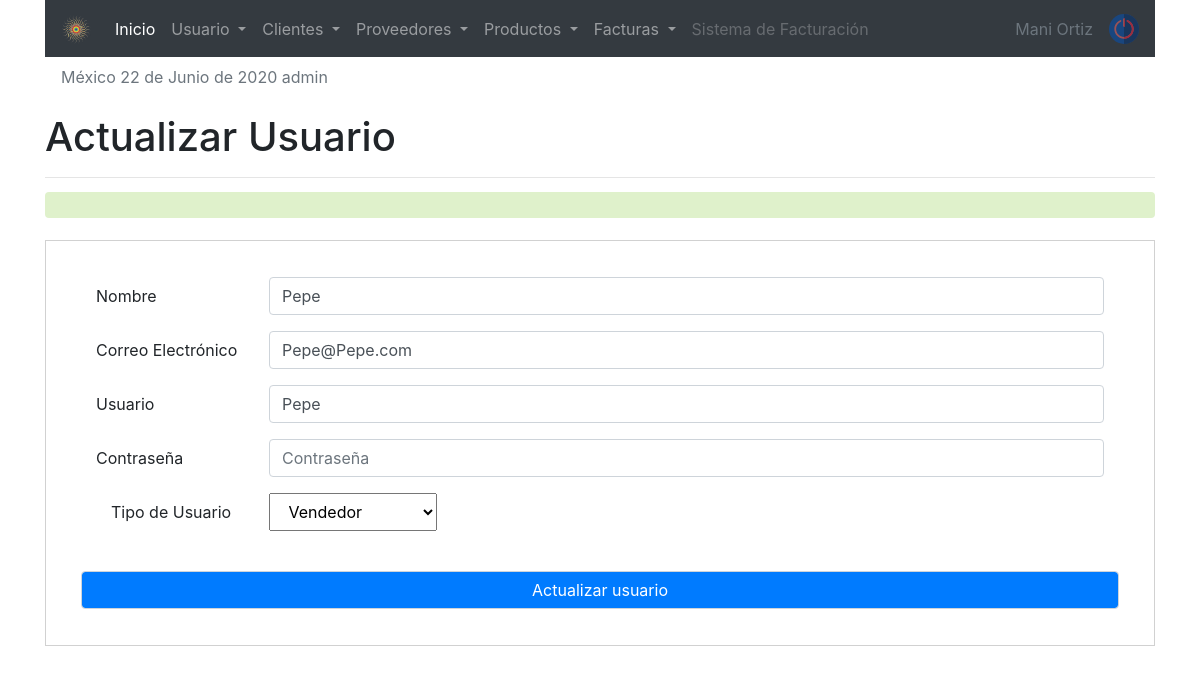
The app's page /sistema/editar_usuario.php?id=8 (signed in) with its own data.
### tables this page shows
CREATE TABLE `usuario` (
  `idusuario` int(11) NOT NULL,
  `nombre` varchar(50) DEFAULT NULL,
  `correo` varchar(100) DEFAULT NULL,
  `usuario` varchar(15) DEFAULT NULL,
  `clave` varchar(100) DEFAULT NULL,
  `rol` int(11) DEFAULT NULL,
  `estatus` int(11) NOT NULL DEFAULT 1
);

CREATE TABLE `rol` (
  `idrol` int(11) NOT NULL,
  `rol` varchar(20) DEFAULT NULL
);

### sistema/editar_usuario.php (the view, shortened to what this page needs)
<?php
include "../conexion.php";
$iduser = $_GET['id'];
$sql = mysqli_query($conection, "SELECT u.idusuario, u.nombre,u.correo,u.usuario, (u.rol) as idrol, (r.rol) as rol
FROM usuario u
INNER JOIN rol r
on u.rol = r.idrol
WHERE idusuario= $iduser");
$result_sql = mysqli_num_rows($sql);
if($result_sql == 0){
    header('Location: lista_usuarios.php');
}else{
    $option = '';
    while($data  = mysqli_fetch_array($sql)){
        $nombre  = $data['nombre'];
        $correo  = $data['correo'];
        $usuario = $data['usuario'];
        $idrol   = $data['idrol'];
        $rol     = $data['rol'];
        if($idrol == 1){
            $option = '<option value="'.$idrol.'" select>'.$rol.'</option>';
        }elseif ( $idrol == 2 ){
            $option = '<option value="'.$idrol.'" select>'.$rol.'</option>';
        }elseif( $idrol == 3){
            $option = '<option value="'.$idrol.'" select>'.$rol.'</option>';
        }
    }
}
?>
<!doctype html>
<html lang="en">
    <link rel="stylesheet" href="css/style1.css">
  <head>
    <?php include "includes/scripts.php" ?>
  </head>
  <body>
  <?php include "includes/header.php" ?>
<section id="container">
<div class="container">
<div class="form_refister">
    <h1>Actualizar Usuario</h1>
    <hr>
    <div class="alert"><?php echo isset($alert) ? $alert : ''; ?></div>
    <form action="" method="post">
  <div class="form-group row">
    <label for="nombre" class="col-sm-2 col-form-label">Nombre  </label>
    <div class="col-sm-10">
      <input type="text" name="nombre" class="form-control" id="nombre" placeholder="Nombre " value="<?php echo $nombre; ?>">
    </div>
  </div>
  <div class="form-group row">
    <label for="correo" class="col-sm-2 col-form-label">Correo Electrónico  </label>
    <div class="col-sm-10">
      <input type="email" name="correo" class="form-control" id="correo" placeholder="Correo Electrónico " value="<?php echo $correo; ?>">
    </div>
  </div>
  <div class="form-group row">
    <label for="usuario" class="col-sm-2 col-form-label">Usuario </label>
    <div class="col-sm-10">
      <input type="text" name="usuario" class="form-control" id="usuario" placeholder="Usuario " value="<?php echo $usuario; ?>">
    </div>
  </div>
  <div class="form-group row">
    <label for="clave" class="col-sm-2 col-form-label">Contraseña</label>
    <div class="col-sm-10">
      <input type="password" name="clave" class="form-control" id="Clave" placeholder="Contraseña ">
    </div>
  </div>
  <div class="form-group ">
    <label for="rol" class="col-sm-2 col-form-label">Tipo de Usuario</label>
    <select class="col-sm-2 col-form-label notItemOne" name="rol" id="rol">
                                                                                        <?php
                                                                                        echo $option;
                                                                                                ?>
    </select>
    <br><br>
  </div>
  <div>
    <div class="form-group row">
      <input type="submit" value="Actualizar usuario" name="clave" class="form-control  bg-primary text-white" id="Clave" placeholder="Contraseña ">
    </div>
    </div>
  </div>
</div>
</section>
   </body>
</html>

### sistema/css/style1.css (style rules this page uses)
form { margin: auto; padding: 20px 50px; border: 1px solid #d1d1d1; }
.alert { width: 100%; background: rgb(223, 241, 203); bottom: 6px; margin: 20px auto; }
.notItemOne option:first-child { display: none; }

### records on screen
usuario: nombre "Pepe", correo "Pepe@Pepe.com", usuario "Pepe", rol "Vendedor"

### other values on screen
fechaC() "22 de Junio de 2020"
$_SESSION['user'] "admin"
